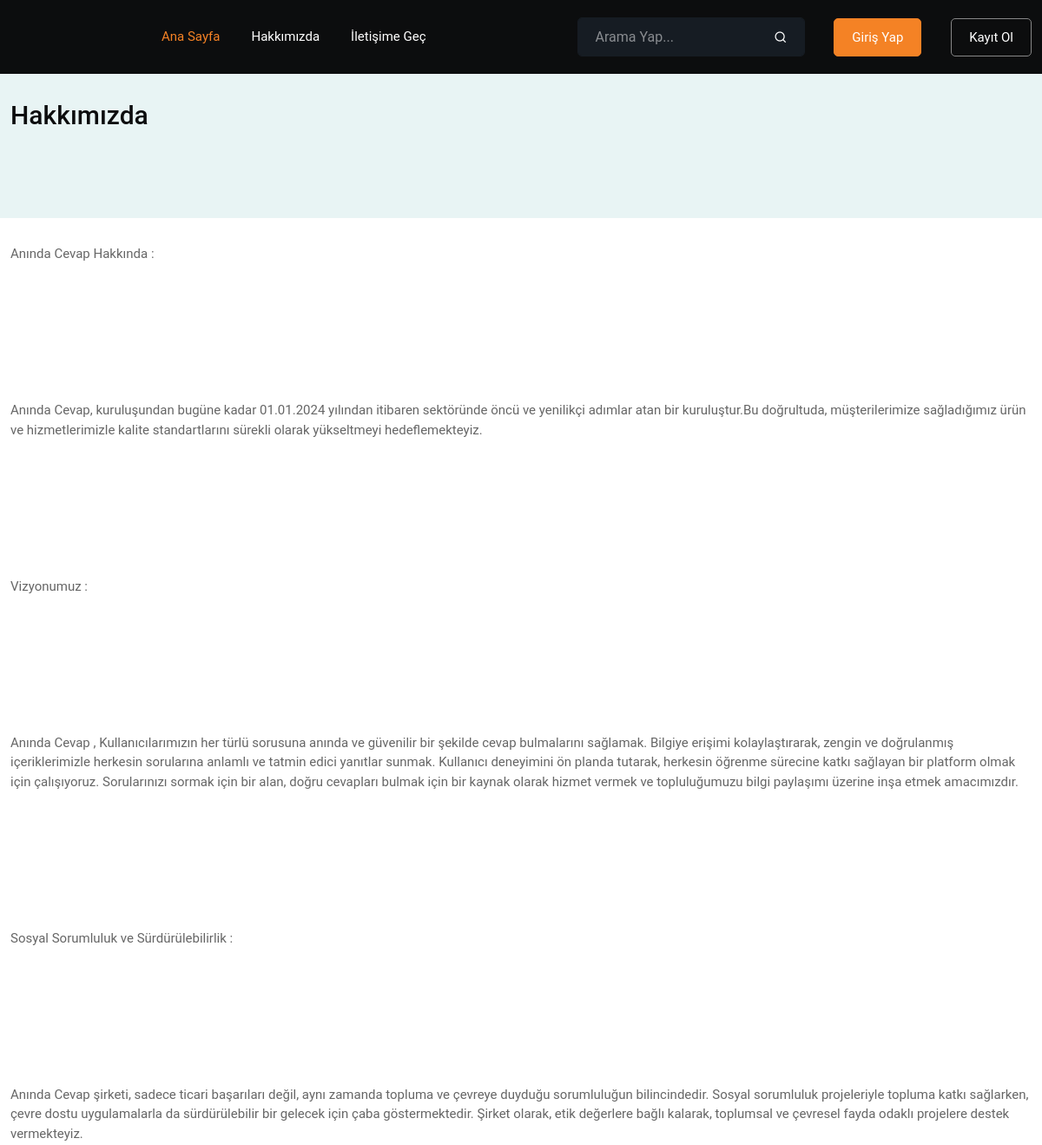
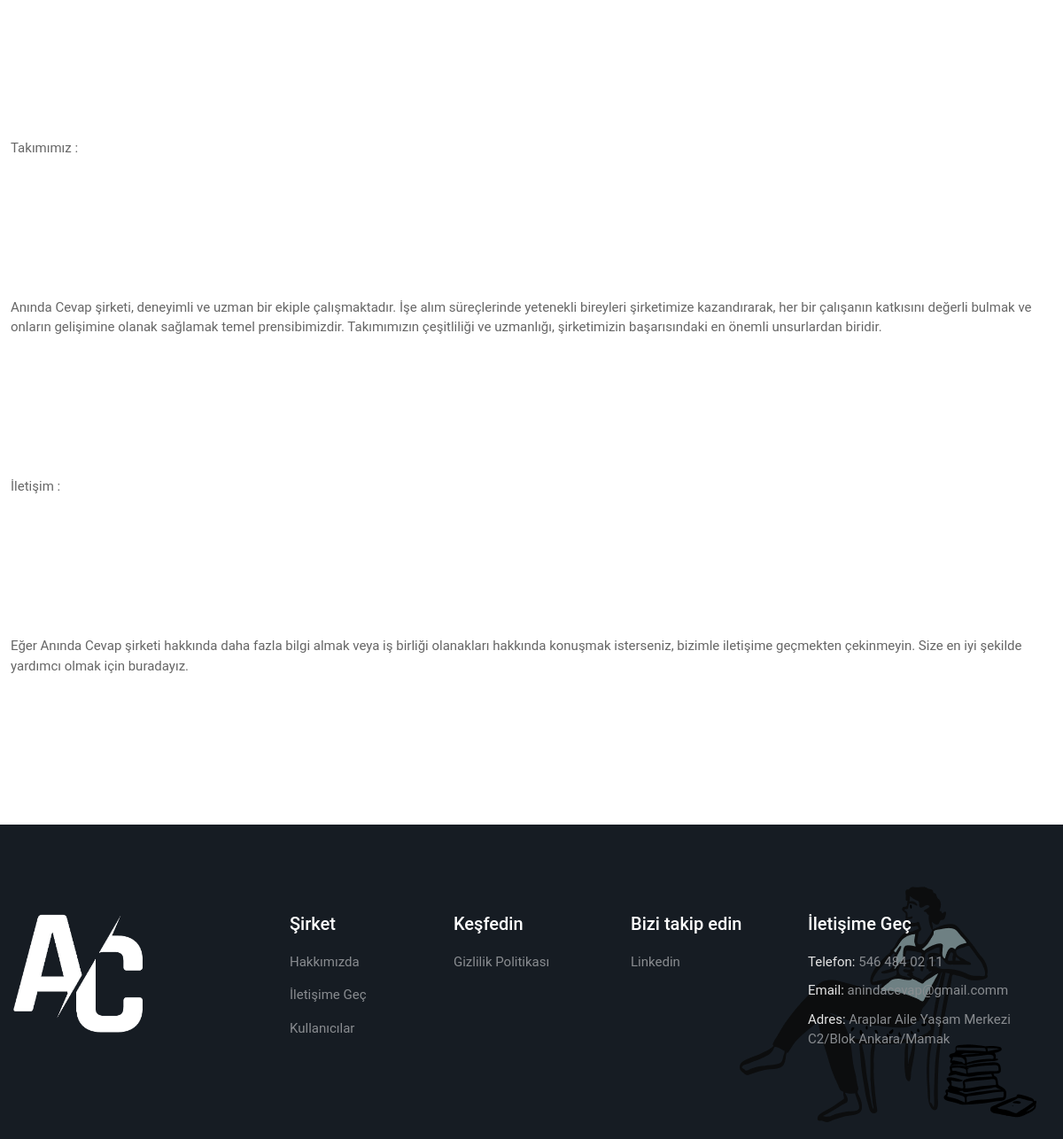
/AnindaCevapProjesi/default/about.php, run on the app's committed database (2 pictures, top to bottom).
### tables this page shows
CREATE TABLE `company_information` (
  `authorization_id` int NOT NULL,
  `company_about` mediumtext,
  `company_phonenumber` varchar(25) NOT NULL,
  `company_email` varchar(255) NOT NULL,
  `company_address` varchar(255) NOT NULL,
  `privacy_policy` mediumtext NOT NULL,
  `Linkedin` varchar(255) DEFAULT NULL,
  KEY `authorization_id` (`authorization_id`),
  CONSTRAINT `company_information_ibfk_1` FOREIGN KEY (`authorization_id`) REFERENCES `authorizations` (`authorization_id`)
);

### AnindaCevapProjesi/default/about.php (the view, shortened to what this page needs)
<?php include("header.php");
include("connection.php");
$query = "SELECT * FROM Company_information";
$result = mysqli_query($baglanti, $query);
if (mysqli_num_rows($result) > 0) {
    $row = mysqli_fetch_assoc($result);
    $company = array(
        'about' => $row['company_about'],
    );
}
?>
<div class="page-title-area ptb-100">
			<div class="container">
				<div class="row align-items-center">
					<div class="col-lg-6 col-md-4">
						<div class="page-title-content">
							<h2>Hakkımızda</h2>
						</div>
					</div>
				</div>
			</div>
		</div>
		<section class="ptb-100">
			<div class="container">
				<div class="main-content-text">
					<?php echo $company['about'] ?>
				</div>
			</div>
		</section>
<?php include("footer.php");?>

### AnindaCevapProjesi/default/footer.php (shortened to what this page needs)
<?php include("connection.php");
	$query = "SELECT * FROM Company_information";
	$result = mysqli_query($baglanti, $query);
	$company = array();
	if (mysqli_num_rows($result) > 0) {
		$row = mysqli_fetch_assoc($result);
		$company = array(
			'about' => $row['company_about'],
			'phone' => $row['company_phonenumber'],
			'email' => $row['company_email'],
			'address' => $row['company_address'],
			'privacy' => $row['privacy_policy'],
		);
	}
	?>
			<div class="footer-area pt-100 pb-70">
				<div class="container">
					<div class="row">
						<div class="col-lg-3 col-sm-6">
							<div class="single-footer-widget style-two">
								<a href="index.php">
									<img src="assets/images/logo.png" width="150px" alt="Image">
								</a>
							</div>
						</div>
						<div class="col-lg-2 col-sm-6">
							<div class="single-footer-widget style-two ml-15">
								<h3>Şirket
								</h3>
								<ul class="import-link">
									<li>
										<a href="about.php">Hakkımızda</a>
									</li>
									<li>
										<a href="contact-us.php">İletişime Geç</a>
									</li>
									<li>
										<a href="all-users.php">Kullanıcılar</a>
									</li>
								</ul>
							</div>
						</div>
						<div class="col-lg-2 col-sm-6">
							<div class="single-footer-widget style-two">
								<h3>Keşfedin</h3>
								<ul class="import-link">
									<li>
										<a href="privacy-policy.php">Gizlilik Politikası</a>
									</li>
								</ul>
							</div>
						</div>
						<div class="col-lg-2 col-sm-6">
							<div class="single-footer-widget style-two">
								<h3>Bizi takip edin</h3>
								<ul class="import-link">
									<li>
										<a href="" >Linkedin</a>
									</li>
								</ul>
							</div>
						</div>
						<div class="col-lg-3 col-sm-6">
							<div class="single-footer-widget style-two">
								<h3>İletişime Geç</h3>
								<ul class="address-link">
									<li>
										<span>Telefon:</span>
										<a href="tel:<?php echo $company['phone']; ?>"><?php echo $company['phone']; ?></a>
									</li>
									<li>
										<span>Email:</span>
										<a href="mailto:<?php echo $company['email']; ?>"><?php echo $company['email']; ?></a>
									</li>
									<li>
									<span>Adres:</span>
									<?php echo $company['address']; ?>
									</li>
								</ul>
							</div>
						</div>
					</div>
				</div>
				<div class="footer-shape">
					<img src="assets/images/footer-shape.png" alt="Image">
				</div>
			</div>
		</body>
	</html>

### AnindaCevapProjesi/default/assets/css/responsive.css (style rules this page uses)
@media only screen and (min-width: 1200px) and (max-width: 1399px) { .container { max-width: 1320px; } }

### data on the page
company_information: company_about "Anında Cevap Hakkında : Anında Cevap, kuruluşundan bugüne kadar 01.01.2024 yılından itibaren sektöründe öncü ve yenilikçi adımlar atan bir kuruluştur.Bu doğrultuda, müşterilerimize sağladığımız ürün ve hizmetlerimizle kalite standartlarını sürekli olarak yükseltmeyi hedeflemekteyiz. Vizyonumuz : Anında Cevap , Kullanıcılarımızın her türlü sorusuna anında ve güvenilir bir şekilde cevap bulmalarını sağlamak. Bilgiye erişimi kolaylaştırarak, zengin ve doğrulanmış içeriklerimizle herkesin sorularına anlamlı ve tatmin edici yanıtlar sunmak. Kullanıcı deneyimini ön planda tutarak, herkesin öğrenme sürecine katkı sağlayan bir platform olmak için çalışıyoruz. Sorularınızı sormak için bir alan,…", company_phonenumber "546 484 02 11", company_email "anindacevap@gmail.comm", company_address "Araplar Aile Yaşam Merkezi C2/Blok Ankara/Mamak"
